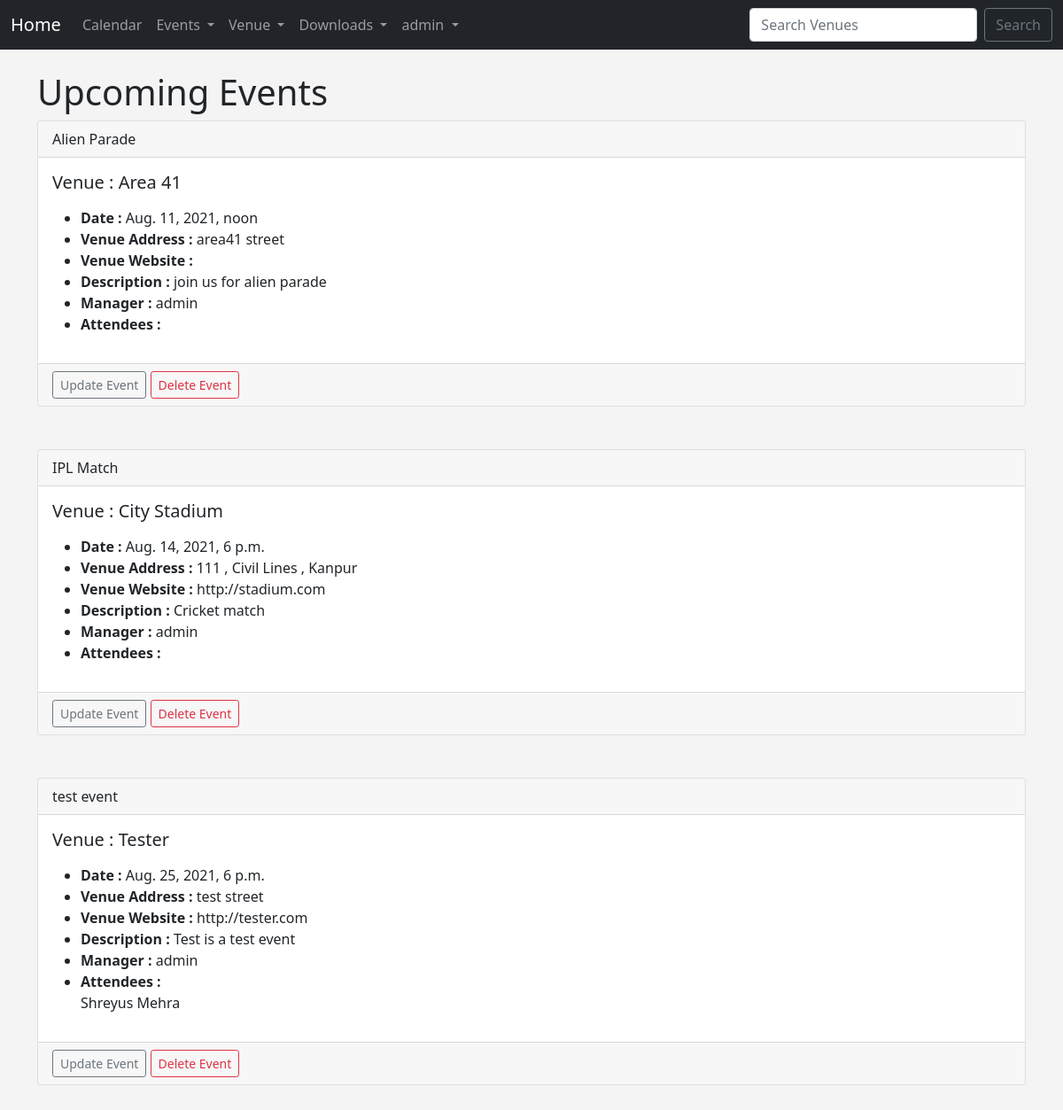
The page /events (signed in) on the database as committed earlier.
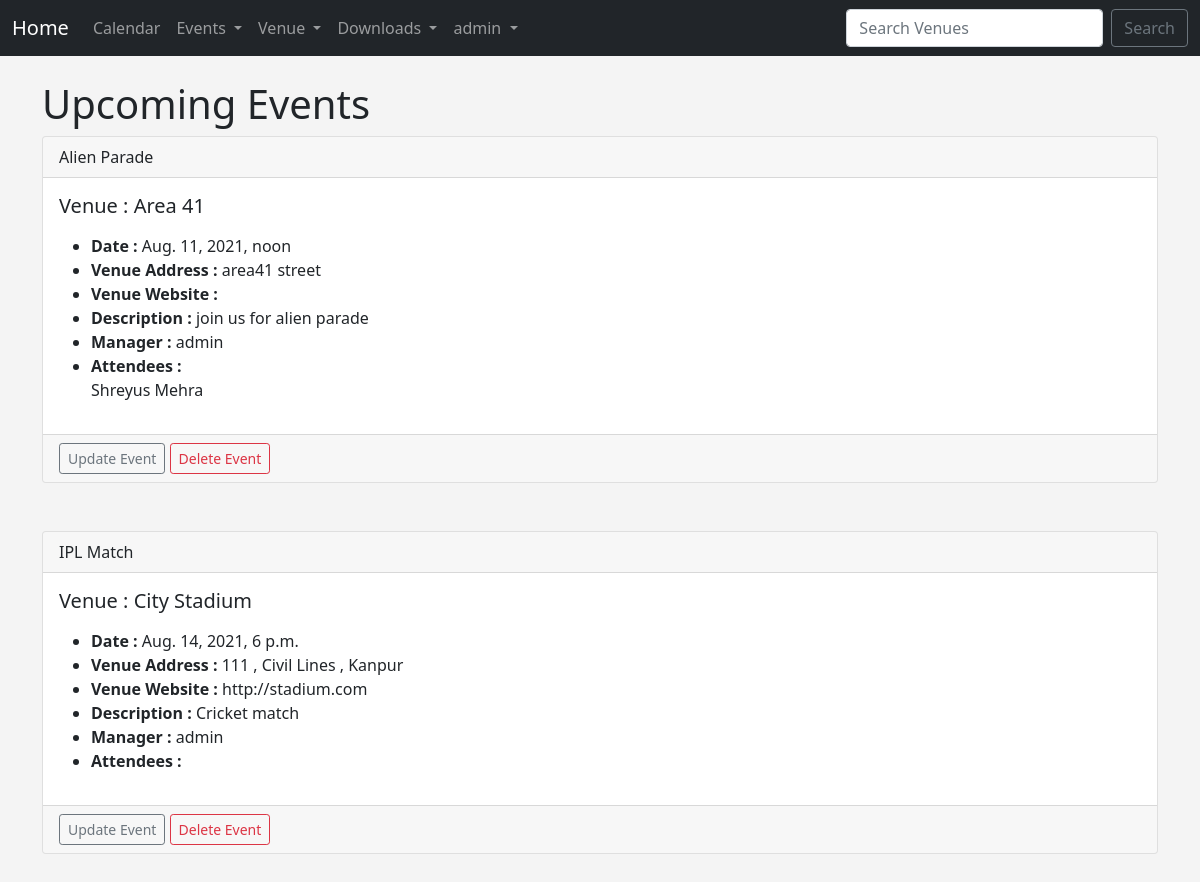
The same page on the database as committed later.
### events/models.py (models this page shows)
class Event(models.Model):#Event table
    name = models.CharField('Event Name', max_length = 120,)
    event_date = models.DateTimeField('Event date')
    venue = models.ForeignKey(Venue, blank = True, null = True, on_delete = models.CASCADE)
    manager = models.ForeignKey(User, blank = True, null = True, on_delete=models.SET_NULL)
    description = models.TextField(blank=True)
    attendees = models.ManyToManyField(Website_user, blank = True)
    def __str__(self):
        return self.name

class Venue(models.Model):#Venue table
    name = models.CharField('Venue Name', max_length = 120)
    address = models.CharField(max_length = 300)
    pin_code = models.CharField('Pin Code',max_length = 6)
    phone = models.CharField('Contact Phone', max_length = 10, blank=True)
    website = models.URLField('Website', blank = True)
    email = models.EmailField('Email', blank = True)
    def __str__(self):
        return self.name

class Website_user(models.Model):#Website user table
    first_name = models.CharField(max_length = 30)
    last_name = models.CharField(max_length = 30)
    email = models.EmailField('User Email')
    def __str__(self):
        return self.first_name + ' ' + self.last_name

### events/views.py (the view)
# urls.py: path('events', views.all_events, name = "list-events"),
def all_events(request):
    event_list = Event.objects.all().order_by('event_date')
    return render(request, 'events/event_list.html',
    {"event_list" : event_list,})

### events/templates/events/event_list.html
{% extends 'events/base.html' %}
{% block content %}
   <h1> Upcoming Events </h1>
   {% for event in event_list %}
  <div class="card">
    <div class="card-header">
        {{ event }}
    </div>
    <div class="card-body">
      <h5 class="card-title">Venue : {{ event.venue }}</h5>
      <p class="card-text"><ul>
        <li><strong>Date : </strong>{{ event.event_date }}</li>
        <li><strong>Venue Address : </strong>{{ event.venue.address }}</li>
        <li><strong>Venue Website : </strong>{{ event.venue.website }}</li>
        <li><strong>Description : </strong>{{ event.description }}</li>
        <li><strong>Manager : </strong>{{ event.manager }}</li>
        <li><strong>Attendees : </strong></li>
        {% for user in event.attendees.all %}
        {{ user }}<br/>
        {% endfor %}
     </ul></p>
    </div>
    <div class="card-footer text-muted">
    {% if user.is_authenticated %}
    {% if user == event.manager %}
    <a href="{% url 'update-event' event.id %}" class="btn btn-outline-secondary btn-sm">Update Event</a>
    <a href="{% url 'delete-event' event.id %}" class="btn btn-outline-danger btn-sm">Delete Event</a>
    {% endif %}
    {% endif %}
    </div>
  </div>
    <br/>
    <br/>
    {% endfor %}
{% endblock %}

Rows that differ between the two databases and show on the page:
removed Event: name "test event", venue "Tester", event_date "Aug. 25, 2021, 6 p.m.", venue.address "test street", venue.website "http://tester.com", description "Test is a test event", manager "admin", shows "Update Event", Website_user (first_name+last_name "Shreyus Mehra")
changed Event "Alien Parade": gains Website_user (first_name+last_name "Shreyus Mehra")
